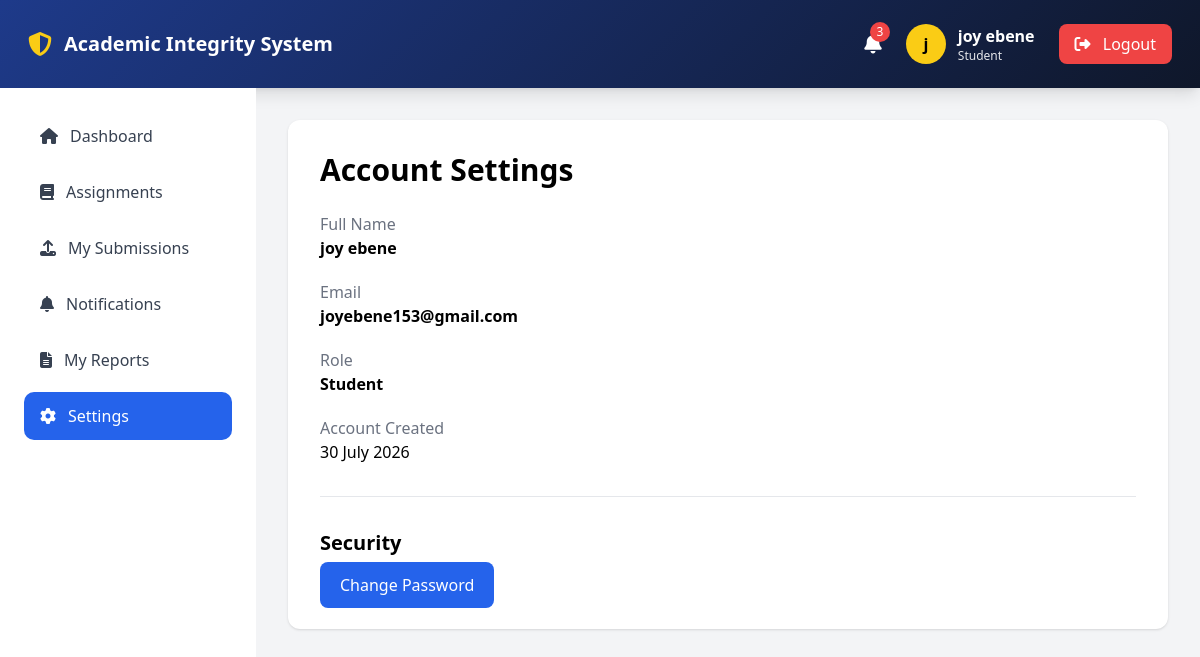
Screenshot of /settings/ (signed in) with the database file from the repository.
### app/models.py (models this page shows, shortened)
class User(UserMixin, db.Model):
    __tablename__ = 'users'
    id = db.Column(db.Integer, primary_key=True)
    username = db.Column(db.String(50), unique=True, nullable=False)
    email = db.Column(db.String(100), unique=True, nullable=False)
    password_hash = db.Column(db.String(255), nullable=False)
    first_name = db.Column(db.String(50), nullable=False)
    last_name = db.Column(db.String(50), nullable=False)
    role = db.Column(db.String(20), default='student')
    department = db.Column(db.String(100))
    faculty = db.Column(db.String(100))
    created_at = db.Column(db.DateTime, default=datetime.utcnow)
    updated_at = db.Column(db.DateTime, default=datetime.utcnow, onupdate=datetime.utcnow)
    last_login = db.Column(db.DateTime)
    is_active = db.Column(db.Boolean, default=True)
    student_profile = db.relationship('Student', backref='user', uselist=False, cascade='all, delete-orphan')
    lecturer_profile = db.relationship('Lecturer', backref='user', uselist=False, cascade='all, delete-orphan')
    @property
    def full_name(self):
        return f"{self.first_name} {self.last_name}"

### app/settings/routes.py (the view)
@settings_bp.route("/")
@login_required
def index():
    return render_template(
        "settings/index.html",
        user=current_user
    )

### app/__init__.py (called while the page is built)
@login_manager.user_loader
def load_user(user_id):
    from app.models import User
    return User.query.get(int(user_id))

### app/templates/settings/index.html (shortened to what this page needs)
{% extends "base.html" %}
{% block content %}
<div class="max-w-4xl mx-auto">
<div class="bg-white rounded-xl shadow p-8">
<h1 class="text-3xl font-bold mb-6">
Account Settings
</h1>
<div class="space-y-5">
<div>
<label class="text-gray-500">
Full Name
</label>
<p class="font-semibold">
{{ user.full_name }}
</p>
</div>
<div>
<label class="text-gray-500">
Email
</label>
<p class="font-semibold">
{{ user.email }}
</p>
</div>
<div>
<label class="text-gray-500">
Role
</label>
<p class="font-semibold capitalize">
{{ user.role }}
</p>
</div>
<div>
<label class="text-gray-500">
Account Created
</label>
<p>
{{ user.created_at.strftime('%d %B %Y') }}
</p>
</div>
</div>
<hr class="my-8">
<h2 class="text-xl font-bold mb-4">
Security
</h2>
<a href="#"
class="bg-blue-600 text-white px-5 py-3 rounded-lg">
Change Password
</a>
</div>
</div>
{% endblock %}

### app/templates/includes/navbar.html (shortened to what this page needs)
<nav class="gradient-bg shadow-lg p-2 md:p-3">
    <div class="px-4 h-16 flex justify-between items-center">
        <div class="flex items-center gap-3">
            <i class="fas fa-shield-alt text-yellow-400 text-2xl"></i>
            <span class="text-white text-xl font-bold">
                Academic Integrity System
            </span>
        </div>
        {% if current_user.is_authenticated %}
        <div class="flex items-center gap-6">
            <a href="{{ url_for('notifications.index') }}"
               class="relative text-white hover:text-yellow-400">
                <i class="fas fa-bell text-xl"></i>
                {% if current_user.notifications %}
                <span class="absolute -top-2 -right-2
                bg-red-500 text-white text-xs
                rounded-full h-5 w-5
                flex items-center justify-center">
                    {{ current_user.notifications|length }}
                </span>
                {% endif %}
            </a>
            <div class="flex items-center gap-3">
                <div class="h-10 w-10 rounded-full
                bg-yellow-400 text-black
                flex items-center justify-center
                font-bold">
                    {{ current_user.first_name[0] }}
                </div>
                <div class="text-white">
                    <p class="font-semibold">
                        {{ current_user.full_name }}
                    </p>
                    <p class="text-xs text-gray-200">
                        {{ current_user.role|title }}
                    </p>
                </div>
            </div>
            <a href="{{ url_for('auth.logout') }}"
               class="bg-red-500 hover:bg-red-600
               px-4 py-2 rounded-lg text-white">
                <i class="fas fa-sign-out-alt mr-2"></i>
                Logout
            </a>
        </div>
        {% endif %}
    </div>
</nav>

### app/templates/base.html (style rules this page uses)
.gradient-bg { background: linear-gradient(135deg, #1e3a8a, #0f172a); }

### rows the page displays
User: first_name "j", full_name "joy ebene", role "Student", email "joyebene153@gmail.com", created_at "30 July 2026"

### other values shown
{{ current_user.notifications|length }} "3"
